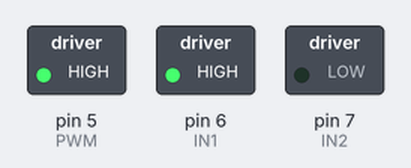
A sketch run on a simulated Arduino Uno, built with avr-gcc and run on an emulated ATmega328P. Shown: switched loads named in the sketch (green lamp = pin HIGH).

Above: at 0.1 s.
Timing chart, 0 to 1.6 s (numbered marks = the images above):
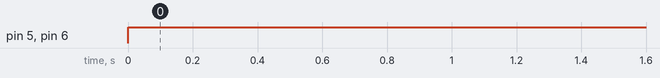

Measured:
- by itself, pin 5 (PWM), pin 6 (IN1): LOW → HIGH at 0.00 s

The sketch:

test_01.ino
```cpp
#define encA 2
#define encB 3
#define PWM 5
#define IN1 6
#define IN2 7


void setup() {
  Serial.begin(9600);

  pinMode(encA,INPUT);
  pinMode(encB,INPUT);
  pinMode(PWM,OUTPUT);
  pinMode(IN1,OUTPUT);
  pinMode(IN2,OUTPUT);

}

void loop() {
  int pwmV = 255;
  int dir = 1;
  setMotor(dir,pwmV,PWM,IN1,IN2);


}

void setMotor(int dir, int pwmVal, int pwm, int in1, int in2){
  analogWrite(pwm,pwmVal);
  if(dir==1){
    digitalWrite(in1,HIGH);
    digitalWrite(in2,LOW);
  }
  else if(dir==-1){
    digitalWrite(in1,LOW);
    digitalWrite(in2,HIGH);
  }
  else{
    digitalWrite(in1,LOW);
    digitalWrite(in2,LOW);
  }
}
```
